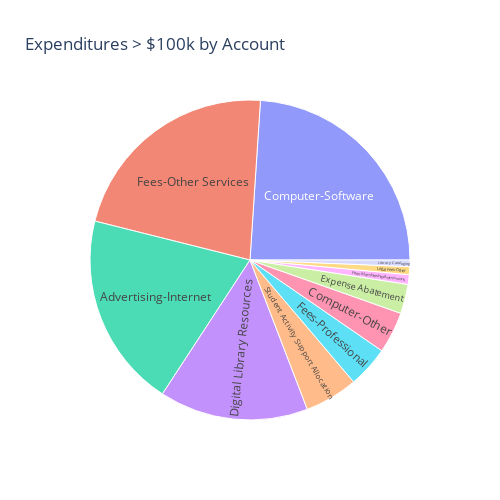

The notebook cell this image was saved under:
### Markdown cell above
I could have also done the expenditures by Account to see a breakout of where the $ are spent.

### Code cell
# A Simpler Pie chart by Account wuth all S&S expenses > $100,000

filter_df6 = univ_exp24_df[
   (univ_exp24_df['Budget_Pool'].str.contains('Supplies', case=False, na=False)) &
    (univ_exp24_df['Amount'] >100000)
] 
fig = px.sunburst(filter_df6, title='Expenditures > $100k by Account',
                  path=['Account'], values='Amount',
                    width=500, height=500
                 )
fig.show()

### Figure 1 — Plotly figure (JSON) as saved in the notebook; plotly's stock layout.template omitted (floating-point values rounded to 4 significant figures)
{"data": [{"branchvalues": "total", "domain": {"x": [0, 1], "y": [0, 1]}, "hovertemplate": "labels=%{label}<br>Amount=%{value}<br>parent=%{parent}<br>id=%{id}<extra></extra>", "ids": ["Advertising-Internet", "Computer-Other", "Computer-Software", "Digital Library Resources", "Expense Abatement", "Fees-Membership/Admissions", "Fees-Other Services", "Fees-Professional", "Legal Fees-Other", "Library Cataloging", "Student Activity Support Allocation"], "labels": ["Advertising-Internet", "Computer-Other", "Computer-Software", "Digital Library Resources", "Expense Abatement", "Fees-Membership/Admissions", "Fees-Other Services", "Fees-Professional", "Legal Fees-Other", "Library Cataloging", "Student Activity Support Allocation"], "name": "", "parents": ["", "", "", "", "", "", "", "", "", "", ""], "type": "sunburst", "values": [3250000.0, 689700.0, 3952000.0, 2482000.0, 489700.0, 161300.0, 3650000.0, 691300.0, 132500.0, 109500.0, 887900.0]}], "layout": {"height": 500, "legend": {"tracegroupgap": 0}, "title": {"text": "Expenditures > $100k by Account"}, "width": 500}}
